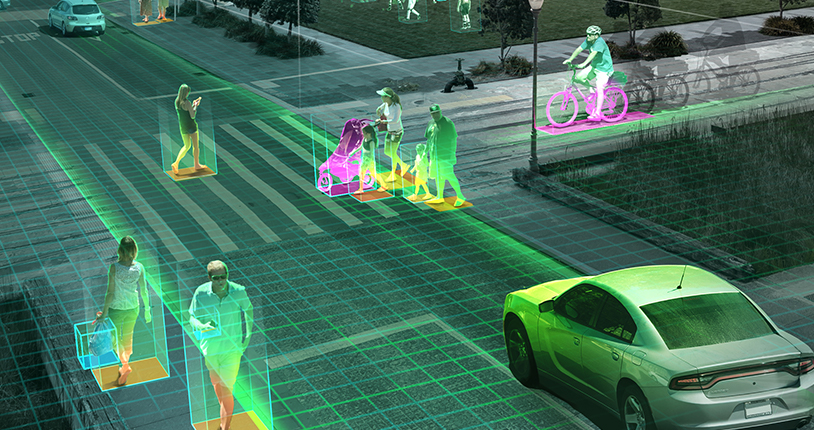
//> input picture tutorial/example.jpg, 814 x 430 px
$ ./harrisCorner ../example.jpg   (built with g++ and OpenCV 4)
//> lines starting //> are read from the running program, lines starting //| are printed output that depends on the picture
#include<opencv2/opencv.hpp>
#include<stdio.h>
#include<iostream>
#include<chrono>

using namespace cv;
using namespace std;

int main(int argc, char** argv) {
	Mat image = imread(argv[1]);
//> image is the input picture: 430 rows x 814 cols, CV_8UC3; mean B, G, R 92.1, 111.5, 67.9
	Mat grayImage;
	cvtColor(image, grayImage, COLOR_BGR2GRAY);
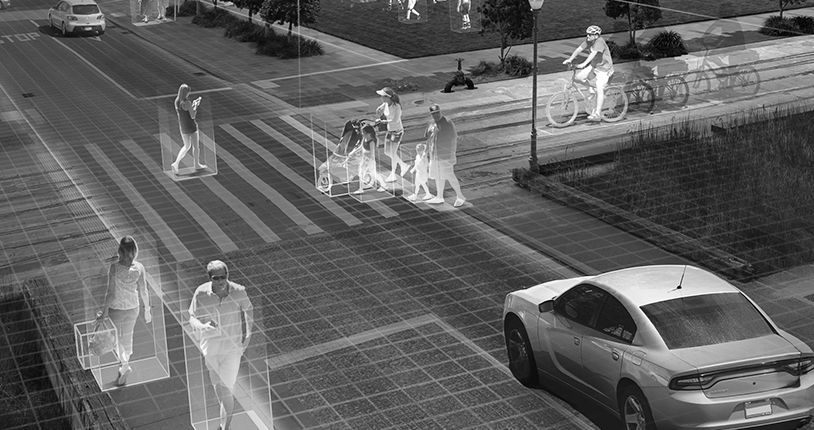
//> grayImage: 430 rows x 814 cols, CV_8UC1; min 0, max 255, mean 96.3

	double min, max;

	Mat harris, harris_normalized, dst_norm_scaled;
	auto start = chrono::system_clock::now();
	cornerHarris(grayImage, harris, 2, 3, 0.04);
	auto end1 = chrono::system_clock::now();

	normalize(harris, harris_normalized, 0, 255, NORM_MINMAX);
	convertScaleAbs( harris_normalized, dst_norm_scaled );

	minMaxLoc(harris_normalized, &min, &max);
//> min = 0; max = 255
	auto end2 = chrono::system_clock::now();
	for(int i=0; i < harris_normalized.rows; i++) {
		for(int j=0; j < harris_normalized.rows; j++) {

			if(harris_normalized.at<float>(i,j) > 200) {

				circle(dst_norm_scaled, Point(i,j), 5, Scalar(255,0,0));
			}
		}
	}
	auto end3 = chrono::system_clock::now();

	chrono::duration<double> time1 = end1 - start;
	chrono::duration<double> time2 = end2 - end1;
	chrono::duration<double> time3 = end3 - end2;
	chrono::duration<double> total = end3 - start;

	cout << "Time to run cornerHarris: " << time1.count() << endl;
	cout << "Time to run normalize and scale: " << time2.count() << endl;
	cout << "Time to run find corner: " << time3.count() << endl;
	cout << "Total runtime: " << total.count() << endl;

	imshow("Harris", dst_norm_scaled);
	waitKey(0);

	return 0;
}
